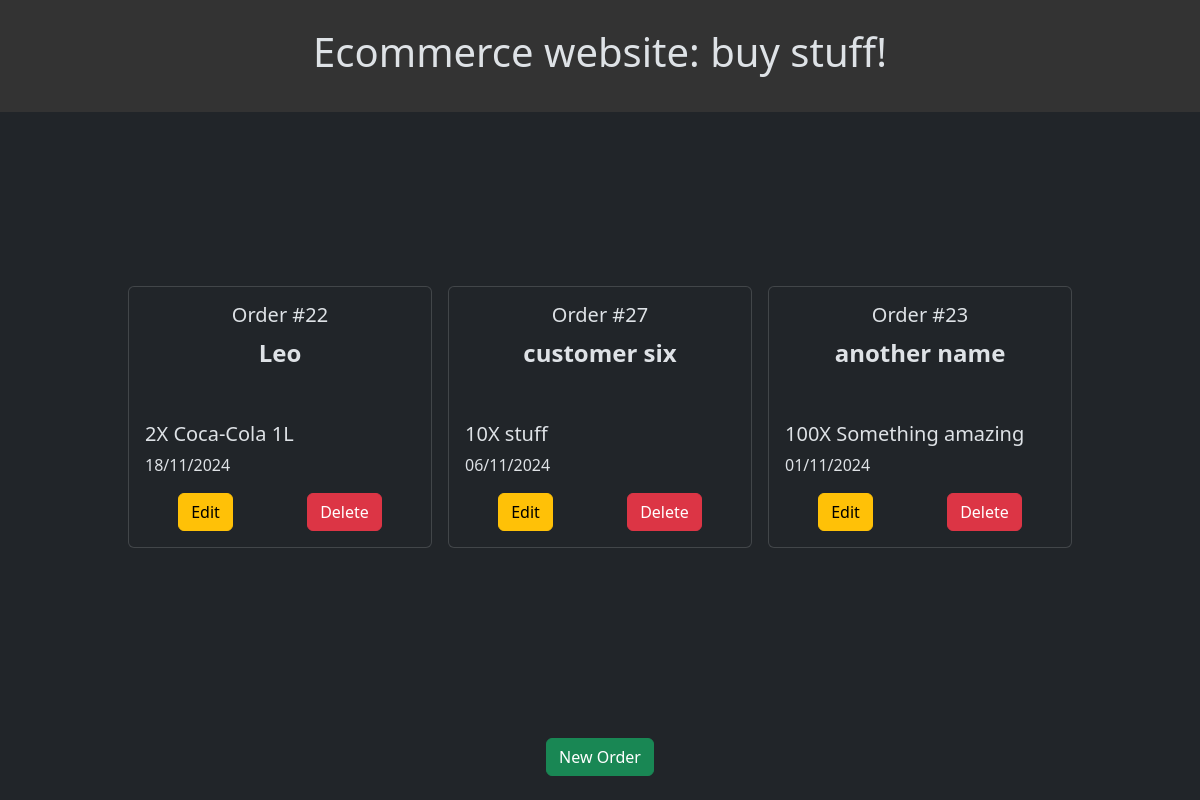
/orders/, run on an earlier commit of the app's database.
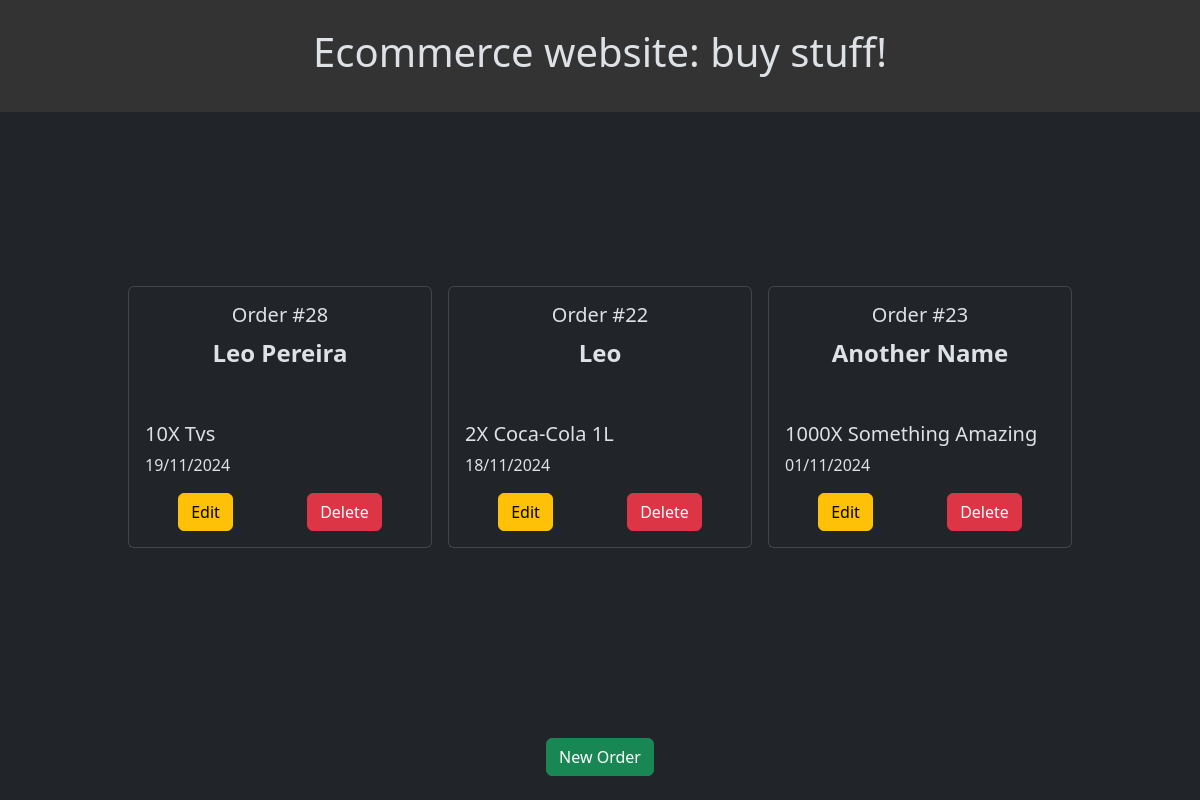
And on a later commit of the database.
### ecommerce/models.py (models this page shows)
class Order(models.Model):
    customer_name = models.CharField(max_length=100)
    product_name = models.CharField(max_length=100)
    quantity = models.IntegerField()
    order_date = models.DateField(default=timezone.now)
    class Meta:
        ordering = ['-order_date']
        verbose_name_plural = 'Orders'
    def __str__(self):
        return f"{self.customer_name.title()} ordered {self.quantity}X {self.product_name} on {self.order_date}"

### ecommerce/views.py (the view)
# urls.py: path('orders/', views.order_list, name='order_list'), # URL to list tasks
def order_list(request):
    orders = Order.objects.all()
    context = {'orders': orders}
    return render(request, 'ecommerce/order_list.html', context)

### ecommerce/templates/ecommerce/order_list.html (shortened to what this page needs)
{% extends 'ecommerce/base.html' %}
{% block content %}
<div class="d-flex gap-3 flex-wrap justify-content-center">
    {% for order in orders %}
    <div class="card text-center mb-3" style="width: 19rem;">
        <div class="card-body">
            <h5 class="card-title">Order #{{ order.id }}</h5>
            <p class="card-text text-center fw-bold mb-5 fs-4">{{ order.customer_name }}</p>
            <p class="card-text text-start mb-1 fs-5">{{ order.quantity }}X {{ order.product_name }}</p>
            <p class="card-text text-start fs-6">{{ order.order_date|date:'d/m/Y' }}</p>
            <div class="d-flex justify-content-around gap-2">
                <form action="{% url 'ecommerce:order_edit' order_id=order.id %}" method="GET">
                    <button type="submit" class="btn btn-warning">Edit</button>
                </form>
                <form action="{% url 'ecommerce:order_delete' order_id=order.id %}" method="POST">
                    <button type="submit" class="btn btn-danger">Delete</button>
                </form>
            </div>
        </div>
    </div>
    {% endfor %}
</div>
{% endblock content %}

What changed in the data, as far as the page shows it:
removed Order: id "27", customer_name "customer six", quantity "10", product_name "stuff", order_date "06/11/2024"
added Order: id "28", customer_name "Leo Pereira", quantity "10", product_name "Tvs", order_date "19/11/2024"
changed Order id 23: customer_name "another name" → "Another Name"; quantity "100" → "1000"; product_name "Something amazing" → "Something Amazing"
